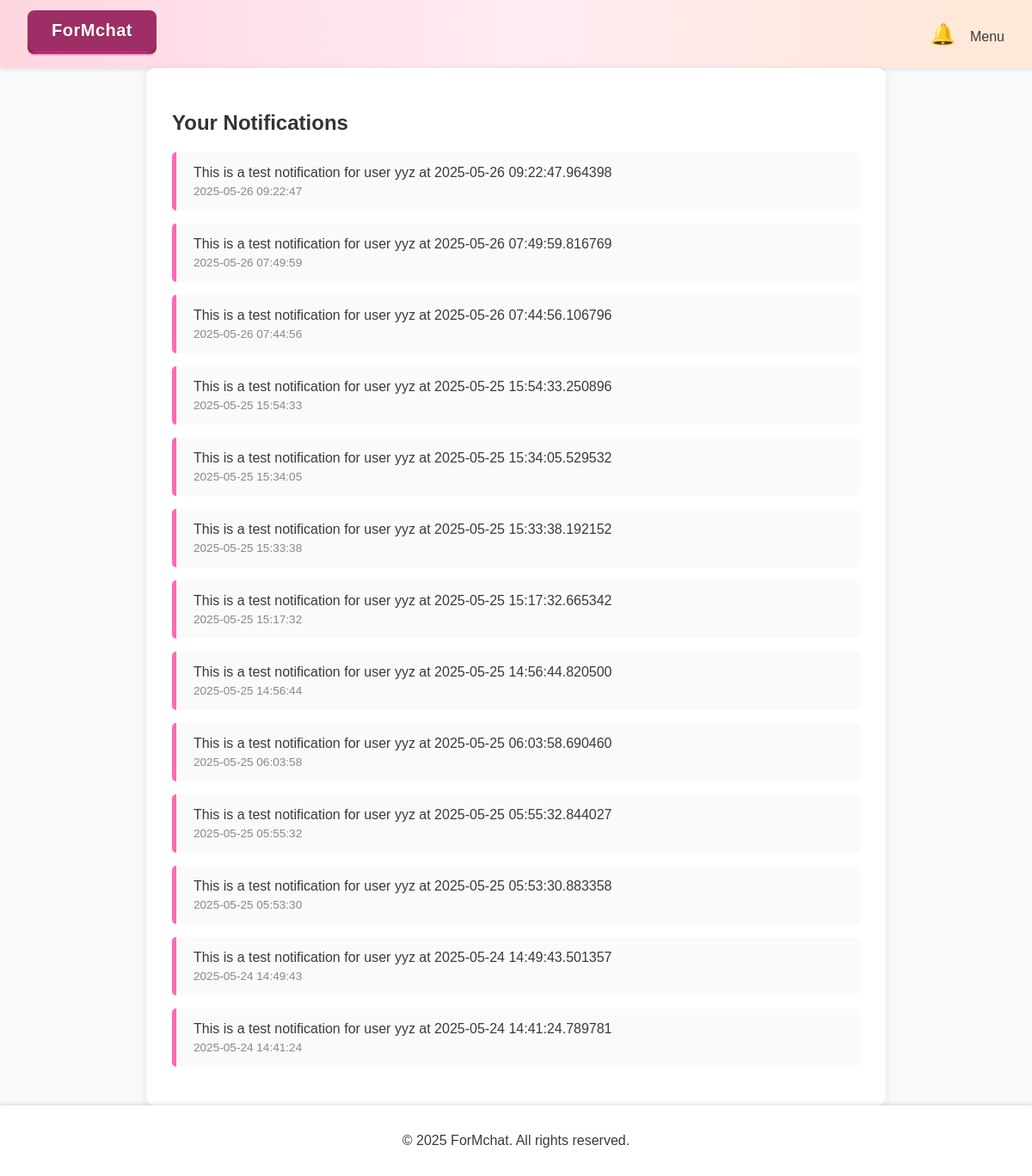
/notifications (signed in), run on the app's committed database.
### app.py (models this page shows)
class Notification(db.Model):
    id = db.Column(db.Integer, primary_key=True)
    user_id = db.Column(db.Integer, db.ForeignKey('user.id'), nullable=False)
    content = db.Column(db.String(255), nullable=False)
    is_read = db.Column(db.Boolean, default=False)
    timestamp = db.Column(db.DateTime, default=datetime.utcnow)
    user = db.relationship('User', backref='notifications')

### app.py (the view)
@app.route('/notifications')
def notifications():
    if 'user_id' not in session:
        flash("Please login first.")
        return redirect('/login')
    user_id = session['user_id']
    notes = Notification.query.filter_by(user_id=user_id).order_by(Notification.timestamp.desc()).all()
    for note in notes:
        if not note.is_read:
            note.is_read = True
    db.session.commit()
    return render_template('notifications.html', notifications=notes)

### app.py (called while the page is built)
@app.before_request
def before_request():
    if 'session_id' not in session:
        session['session_id'] = secrets.token_hex(16)

def generate_csrf_token():
    if 'csrf_token' not in session:
        session['csrf_token'] = secrets.token_hex(16)
    return session['csrf_token']

@app.context_processor
def inject_user_and_notifications():
    user = None
    unread_count = 0
    if 'user_id' in session:
        user_id = session['user_id']
        user = User.query.get(user_id)
        unread_count = Notification.query.filter_by(user_id=user_id, is_read=False).count()
    return dict(user=user, unread_count=unread_count)

### website/templates/notifications.html (shortened to what this page needs)
{% extends "base.html" %}
{% block content %}
    <div class="container">
        <h2>Your Notifications</h2>
        {% if notifications %}
            {% for note in notifications %}
                <div class="notification {% if not note.is_read %}unread{% endif %}">
                    <p>{{ note.content }}</p>
                    <time>
                        {% if note.timestamp %}
                            {{ note.timestamp.strftime('%Y-%m-%d %H:%M:%S') }}
                        {% else %}
                            Unknown time
                        {% endif %}
                    </time>
                </div>
            {% endfor %}
        {% else %}
            <p>No notifications yet.</p>
        {% endif %}
    </div>
{% endblock %}

### frontend/static/css/style.css (style rules this page uses)
body { font-family: 'Arial', sans-serif; margin: 0; padding: 0; background-color: #FFD3B6; color: #3A3A3A; display: flex; flex-direction: column; min-height: 100vh; }
body { background-color: #f8f9fa; }

### website/templates/notifications.html (style rules this page uses)
.container { max-width: 800px; margin: auto; background-color: white; padding: 30px; border-radius: 10px; box-shadow: 0 2px 10px rgba(0,0,0,0.1); }
h2 { margin-bottom: 20px; color: #333; }
.notification { border-left: 5px solid #ff69b4; padding: 15px 20px; margin-bottom: 15px; background-color: #fafafa; border-radius: 5px; transition: background-color 0.3s ease; }
.notification p { margin: 0; }
.notification time { display: block; font-size: 0.85em; color: #888; margin-top: 5px; }

### data on the page
Notification: content "This is a test notification for user yyz at 2025-05-26 09:22:47.964398", timestamp "2025-05-26 09:22:47"
Notification: content "This is a test notification for user yyz at 2025-05-26 07:49:59.816769", timestamp "2025-05-26 07:49:59"
Notification: content "This is a test notification for user yyz at 2025-05-26 07:44:56.106796", timestamp "2025-05-26 07:44:56"
Notification: content "This is a test notification for user yyz at 2025-05-25 15:54:33.250896", timestamp "2025-05-25 15:54:33"
Notification: content "This is a test notification for user yyz at 2025-05-25 15:34:05.529532", timestamp "2025-05-25 15:34:05"
Notification: content "This is a test notification for user yyz at 2025-05-25 15:33:38.192152", timestamp "2025-05-25 15:33:38"
Notification: content "This is a test notification for user yyz at 2025-05-25 15:17:32.665342", timestamp "2025-05-25 15:17:32"
Notification: content "This is a test notification for user yyz at 2025-05-25 14:56:44.820500", timestamp "2025-05-25 14:56:44"
Notification: content "This is a test notification for user yyz at 2025-05-25 06:03:58.690460", timestamp "2025-05-25 06:03:58"
Notification: content "This is a test notification for user yyz at 2025-05-25 05:55:32.844027", timestamp "2025-05-25 05:55:32"
Notification: content "This is a test notification for user yyz at 2025-05-25 05:53:30.883358", timestamp "2025-05-25 05:53:30"
Notification: content "This is a test notification for user yyz at 2025-05-24 14:49:43.501357", timestamp "2025-05-24 14:49:43"
Notification: content "This is a test notification for user yyz at 2025-05-24 14:41:24.789781", timestamp "2025-05-24 14:41:24"
